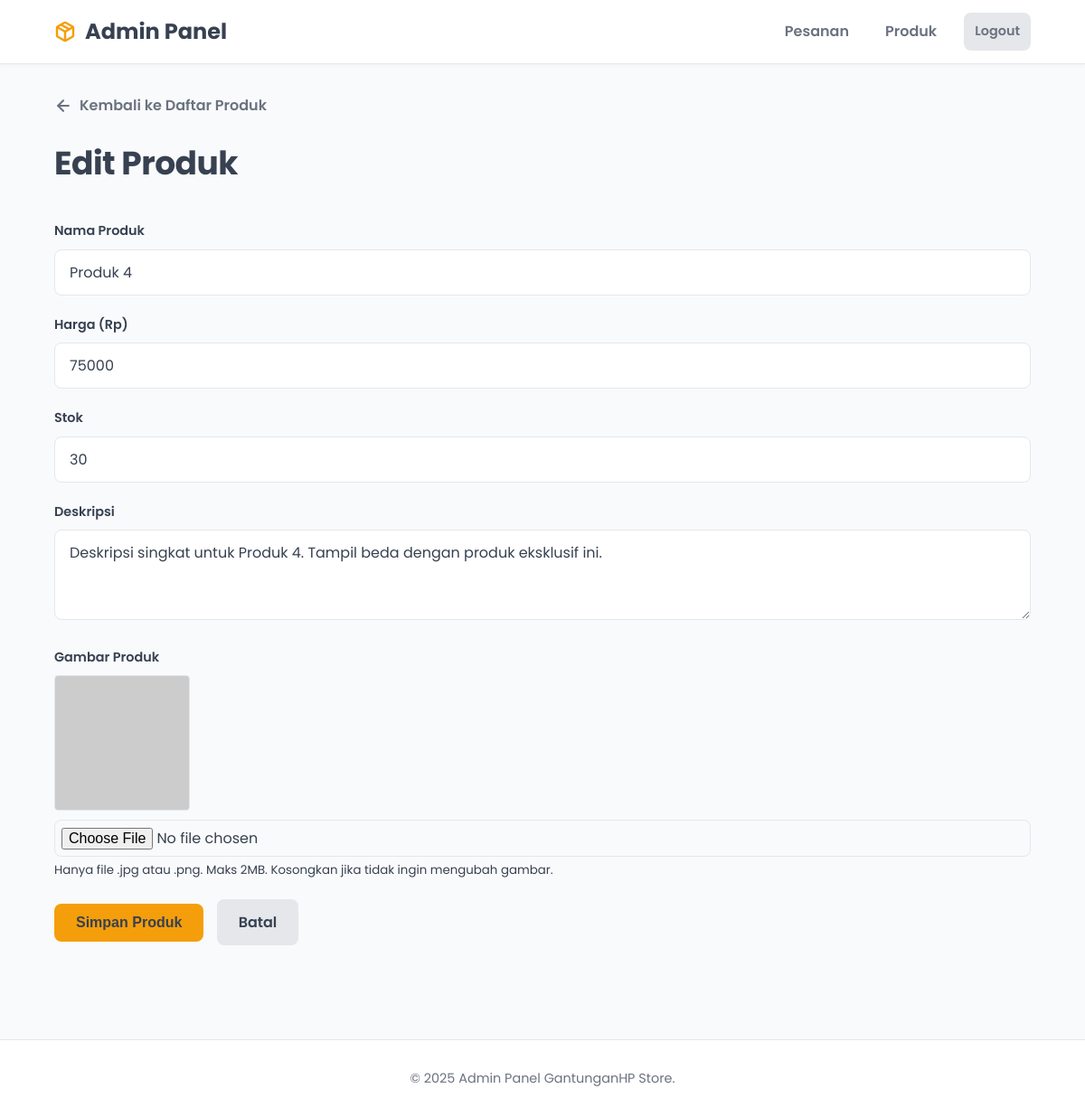
The app's page /admin/edit-product.php?id=4 (signed in) with its own data.
### tables this page shows
CREATE TABLE `produk` (
  `id` int(11) NOT NULL AUTO_INCREMENT,
  `nama_produk` varchar(255) NOT NULL,
  `harga` int(11) NOT NULL,
  `stok` int(11) NOT NULL,
  `deskripsi` text NOT NULL,
  `gambar` varchar(255) NOT NULL,
  PRIMARY KEY (`id`)
);

### admin/edit-product.php (the view, shortened to what this page needs)
<?php
require '../config/database.php';
$id = isset($_GET['id']) ? (int)$_GET['id'] : 0;
$produk = [
    'id' => $id,
    'nama_produk' => '',
    'harga' => '',
    'stok' => '',
    'deskripsi' => '',
    'gambar' => ''
];
$page_title = "Tambah Produk Baru";
if ($id > 0) {
    $page_title = "Edit Produk";
    $sql_select = "SELECT * FROM produk WHERE id = ?";
    if ($stmt_select = mysqli_prepare($koneksi, $sql_select)) {
        mysqli_stmt_bind_param($stmt_select, "i", $id);
        mysqli_stmt_execute($stmt_select);
        $result = mysqli_stmt_get_result($stmt_select);
        $produk = mysqli_fetch_assoc($result);
    }
}
include 'includes/header.php';
?>
<a href="products.php" class="back-button">
    <i data-feather="arrow-left"></i> Kembali ke Daftar Produk
</a>
<h1 class="page-title"><?php echo $page_title; ?></h1>
<div class_alias="form-container">
    <form action="edit-product.php<?php echo ($id > 0) ? '?id='.$id : ''; ?>" method="POST" enctype="multipart/form-data">
        <div class="form-group">
            <label for="nama_produk">Nama Produk</label>
            <input type="text" id="nama_produk" name="nama_produk" class="form-control" value="<?php echo htmlspecialchars($produk['nama_produk']); ?>" required>
        </div>
        <div class="form-group">
            <label for="harga">Harga (Rp)</label>
            <input type="number" id="harga" name="harga" class="form-control" value="<?php echo htmlspecialchars($produk['harga']); ?>" min="1" required>
        </div>
        <div class="form-group">
            <label for="stok">Stok</label>
            <input type="number" id="stok" name="stok" class="form-control" value="<?php echo htmlspecialchars($produk['stok']); ?>" min="0" required>
        </div>
        <div class="form-group">
            <label for="deskripsi">Deskripsi</label>
            <textarea id="deskripsi" name="deskripsi" class="form-control" required><?php echo htmlspecialchars($produk['deskripsi']); ?></textarea>
        </div>
        <div class="form-group">
            <label for="gambar">Gambar Produk</label>
            <?php if (!empty($produk['gambar'])):
                $gambar_url = $produk['gambar'];
            ?>
                <img src="<?php echo $gambar_url; ?>" alt="Gambar Produk Saat Ini" style="max-width: 150px; height: auto; display: block; margin-bottom: 10px; border-radius: 4px; border: 1px solid var(--border-color);">
            <?php endif; ?>
            <input type="file" id="gambar" name="gambar" class="form-control form-control-file" accept="image/jpeg,image/png">
            <small>Hanya file .jpg atau .png. Maks 2MB. Kosongkan jika tidak ingin mengubah gambar.</small>
        </div>
        <button type="submit" class="btn">Simpan Produk</button>
        <a href="products.php" class="btn btn-secondary" style="margin-left: 10px;">Batal</a>
    </form>
</div>
<?php
include 'includes/footer.php';
?>

### assets/css/style.css (style rules this page uses)
:root { --primary: #F59E0B; --primary-dark: #D97706; --secondary: #374151; --text-light: #6B7280; --bg-light: #F9FAFB; --bg-white: #FFFFFF; --border-color: #E5E7EB; --status-menunggu: #F59E0B; --status-proses: #3B82F6; --status-kirim: #059669; --status-selesai: #10B981; --status-dibatalkan: #EF4444; --whatsapp: #25D366; --whatsapp-dark: #128C7E; }
* { margin: 0; padding: 0; box-sizing: border-box; }
body { font-family: 'Poppins', sans-serif; background-color: var(--bg-light); color: var(--secondary); line-height: 1.7; -webkit-font-smoothing: antialiased; -moz-osx-font-smoothing: grayscale; }
html { scroll-behavior: smooth; }
img { max-width: 100%; height: auto; display: block; }
a { text-decoration: none; color: var(--primary); transition: color 0.3s ease; }
.page-title { font-size: 2.25rem; font-weight: 700; margin-bottom: 2rem; color: var(--secondary); letter-spacing: -0.5px; }
.btn { display: inline-block; padding: 12px 24px; font-size: 1rem; font-weight: 600; text-decoration: none; color: var(--secondary); background-color: var(--primary); border: none; border-radius: 8px; cursor: pointer; transition: all 0.3s ease; text-align: center; }
.btn-secondary { background-color: var(--border-color); color: var(--secondary); }
.back-button { display: inline-flex; align-items: center; text-decoration: none; font-weight: 600; color: var(--text-light); margin-bottom: 20px; transition: color 0.3s ease; }
.back-button svg { width: 20px; height: 20px; margin-right: 8px; stroke-width: 2.5px; }
.form-group { margin-bottom: 20px; }
.form-group label { display: block; font-weight: 600; margin-bottom: 8px; font-size: 0.9rem; }
.form-control { width: 100%; padding: 12px 16px; font-size: 1rem; font-family: 'Poppins', sans-serif; border: 1px solid var(--border-color); border-radius: 8px; transition: all 0.3s ease; background-color: var(--bg-white); color: var(--secondary); }
textarea.form-control { min-height: 100px; resize: vertical; }
.form-control-file { padding: 10px; background: var(--bg-light); }
.form-control[type="file"] { padding: 7px; }

### records on screen
produk: nama_produk "Produk 4", harga "75000", stok "30", deskripsi "Deskripsi singkat untuk Produk 4. Tampil beda dengan produk eksklusif ini."

### other values on screen
$page_title "Edit Produk"
